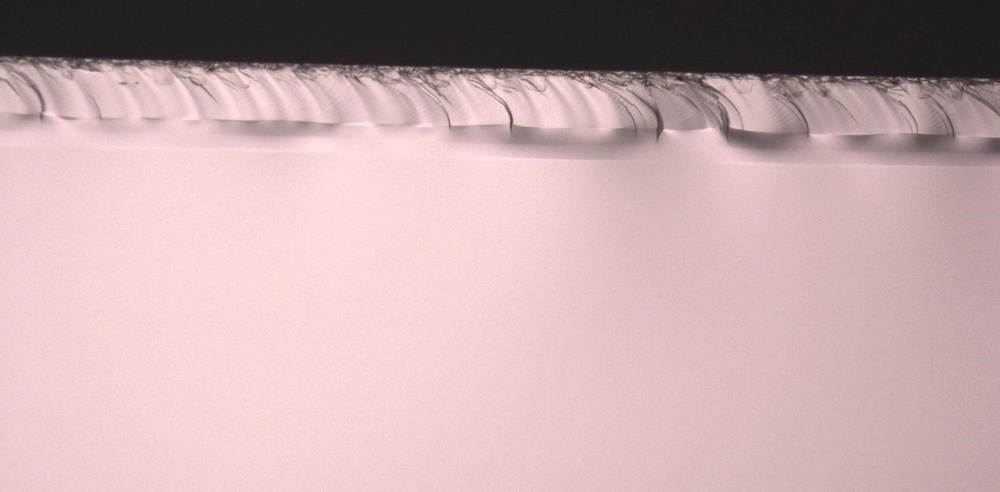
%> input picture 3.jpg, 1000 x 492 px, shrunk from 1612 x 793 before the run
$ octave edge_width.m   (GNU Octave 9; MATLAB toolbox functions it lacks are replaced by stand-ins)
%> lines starting %> are read from the running program, lines starting %| are printed output that depends on the picture; in (x1, y1, x2, y2) boxes, pixels count from 0 and x2, y2 are one past the last pixel; in counts of white or black regions, pixels touching at a corner belong together; the program's own positions count from 1
I = imread('3.jpg');
%> I is the input picture: size 492x1000x3 uint8; mean R, G, B 198.2, 170.4, 171.7
I = rgb2gray(I);
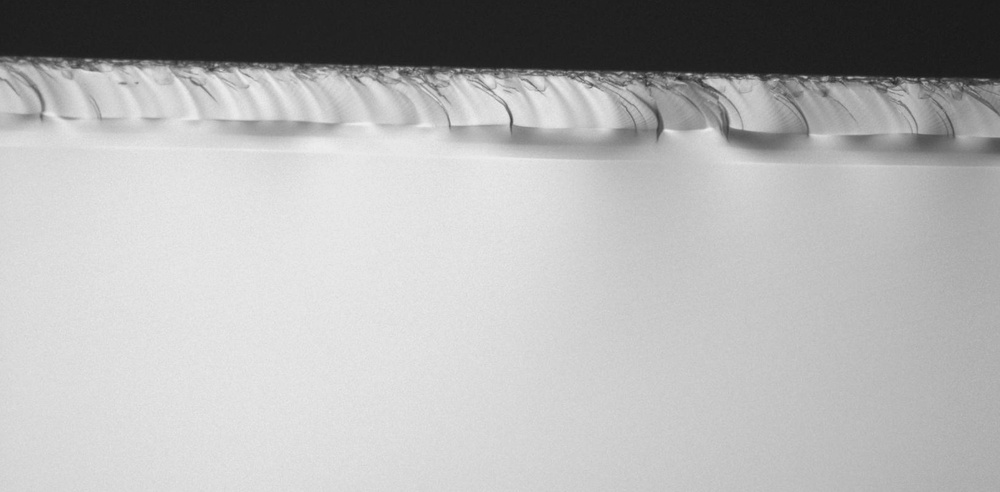
%> I: size 492x1000 uint8; min 24, max 239, mean 178.9
[~,threshold] = edge(I,'sobel');
%> threshold = 0.035
fudgeFactor = 0.5;
BWs = edge(I,'sobel',threshold * .5);
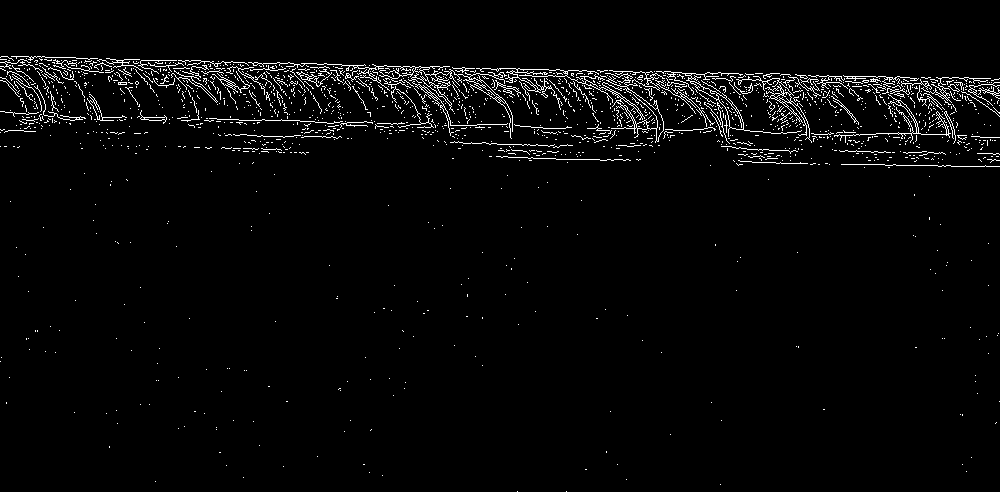
%> BWs: size 492x1000 logical; 2.9% white in thin lines or dots, all inside (x1, y1, x2, y2) = (0, 56, 1000, 492)
se90 = strel('line',10,90);
se0 = strel('line',3,0);
BWsdil = imdilate(BWs,[se90 se0]);
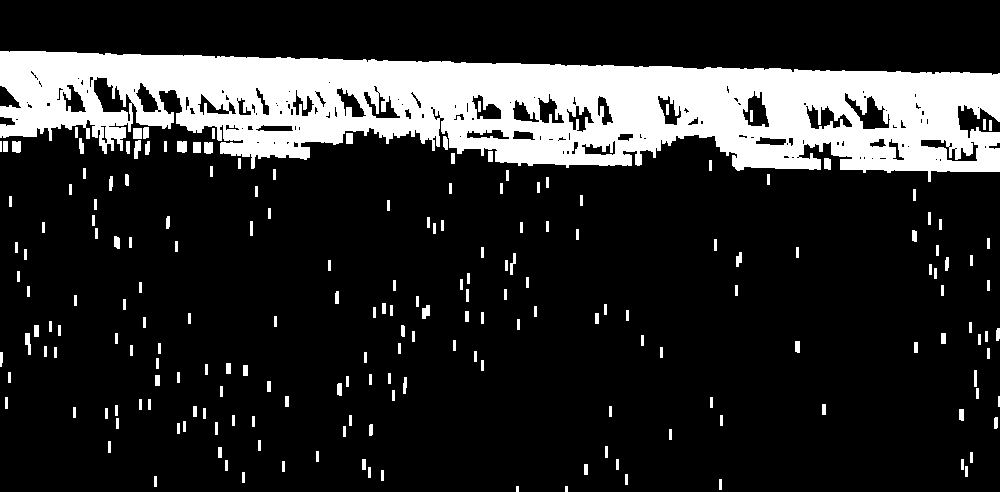
%> BWsdil: size 492x1000 logical; 17.5% white; 200 white regions (2 under 20 px), largest, box (x1, y1, x2, y2) and area: (0, 51, 1000, 182) 77966, (177, 141, 187, 153) 112, (204, 142, 213, 154) 103
BWdfill = imfill(BWsdil,'holes');
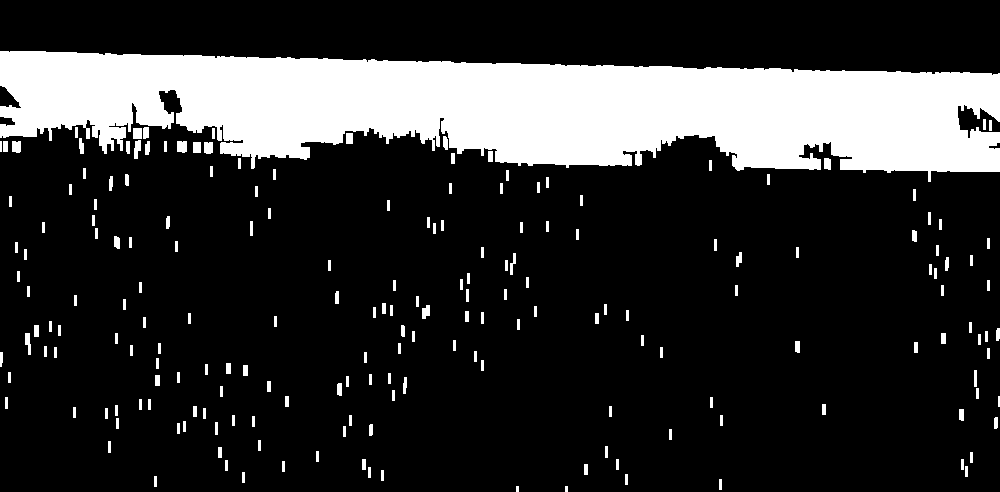
%> BWdfill: size 492x1000 logical; 19.2% white; 197 white regions (2 under 20 px), largest, box (x1, y1, x2, y2) and area: (0, 51, 1000, 182) 86763, (177, 141, 187, 153) 112, (204, 142, 213, 154) 103
BWdfill = bwareafilt(BWdfill,1);
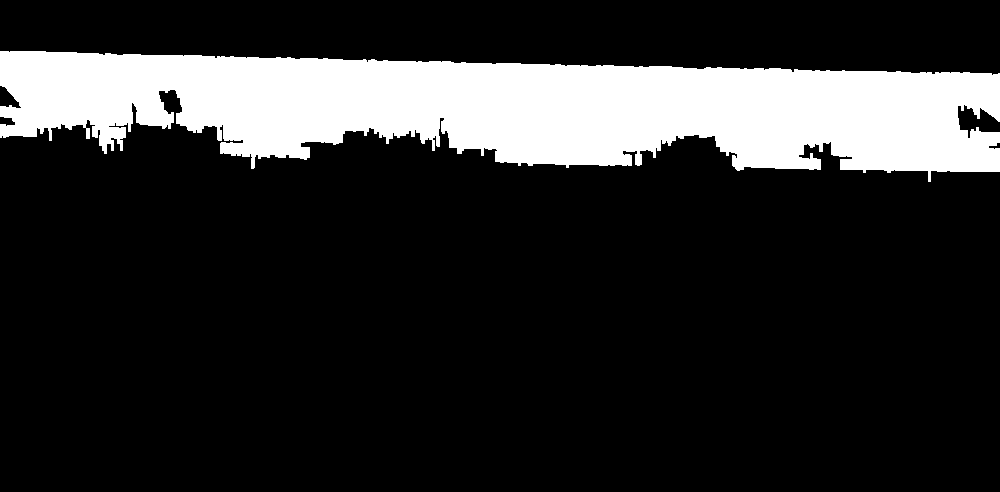
%> BWdfill: size 492x1000 logical; 17.6% white; 1 white region, box (x1, y1, x2, y2) and area: (0, 51, 1000, 182) 86763

seD = strel('diamond',1);
BWfinal = imerode(BWdfill,seD);
%> BWfinal: size 492x1000 logical; 16.9% white; 3 white regions (2 under 20 px), largest, box (x1, y1, x2, y2) and area: (0, 52, 1000, 181) 83326
BWfinal = imerode(BWfinal,seD);
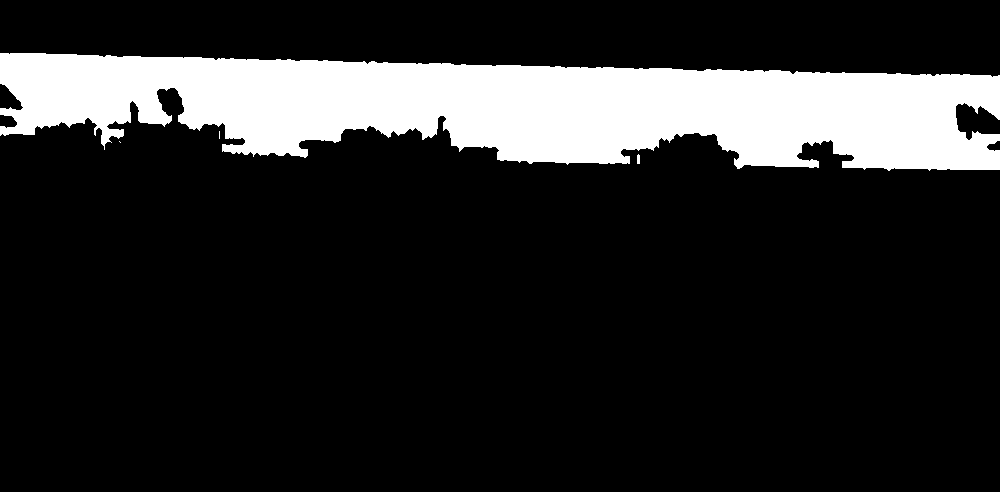
%> BWfinal: size 492x1000 logical; 16.3% white; 4 white regions (2 under 20 px), largest, box (x1, y1, x2, y2) and area: (0, 53, 1000, 171) 80184, (637, 154, 640, 164) 28
imshow(I)
hold on;
top_line = [];
bottom_line = [];
for K = 1 : size(BWfinal,2)
  thiscolumn = BWfinal(:,K,:);
  first_non_zero_row_pos = find(thiscolumn,1,'first');% first non zero element
  last_non_zero_row_pos = find(thiscolumn,1,'last');% last non zero element
  top_line = [top_line; first_non_zero_row_pos];
  bottom_line = [bottom_line; last_non_zero_row_pos];
 % plot(K, last_non_zero_row_pos, 'y*', 'LineWidth', 1, 'MarkerSize', 1);
  %plot(K, row_median, 'b*', 'LineWidth', 1, 'MarkerSize', 1);
end
%> this loop made 1000 passes
%> (first_non_zero_row_pos, last_non_zero_row_pos) on passes 16 to 18: (54, 134), (54, 134), (54, 134)
%> after the loop, bottom_line = 1000 values, max 171 at index 889, min 88 at index 173, mean 147.9; top_line = 1000 values, max 78 at index 993, min 54 at index 1, mean 65.78
top_line = transpose(top_line)
bottom_line = transpose(bottom_line)
x_coords = [1:1:size(BWfinal,2)];
%> x_coords = 1000 values from 1 to 1000
p1 = polyfit(x_coords, top_line,1);
%> p1 = [0.0231 54.24]
f1 = polyval(p1,x_coords);
%> f1 = 1000 values from 54.26 to 77.3
p2 = polyfit(x_coords, bottom_line,1);
%> p2 = [0.0453 125.3]
f2 = polyval(p2,x_coords);
%> f2 = 1000 values from 125.3 to 170.5
plot(x_coords, f1,'r*', 'LineWidth', 1, 'MarkerSize', 2);
plot(x_coords, f2,'b*', 'LineWidth', 1, 'MarkerSize', 2);
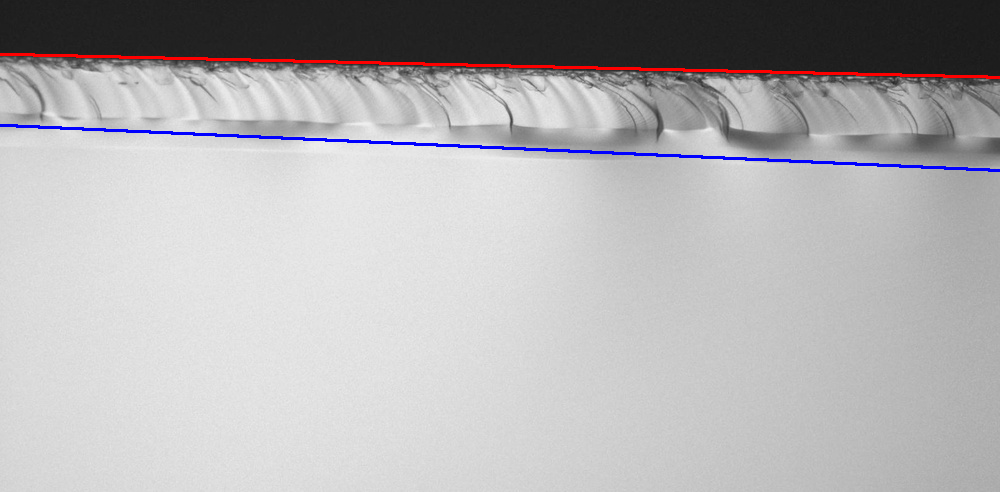
%> figure redrawn from the program's plot data

$ run again, with 1.jpg copied over 3.jpg
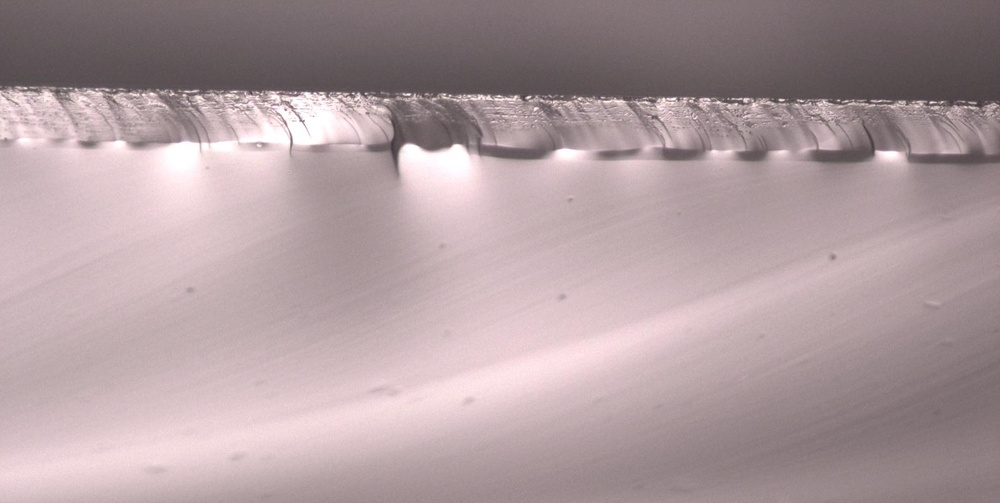
%> input picture 1.jpg, 1000 x 503 px, shrunk from 1613 x 811 before the run
%> I is the input picture: size 503x1000x3 uint8; mean R, G, B 174.5, 155.9, 158.9
%> I: size 503x1000 uint8
%> threshold = 0.0428
%> `BWs = edge(I,'sobel',threshold * .5);`:
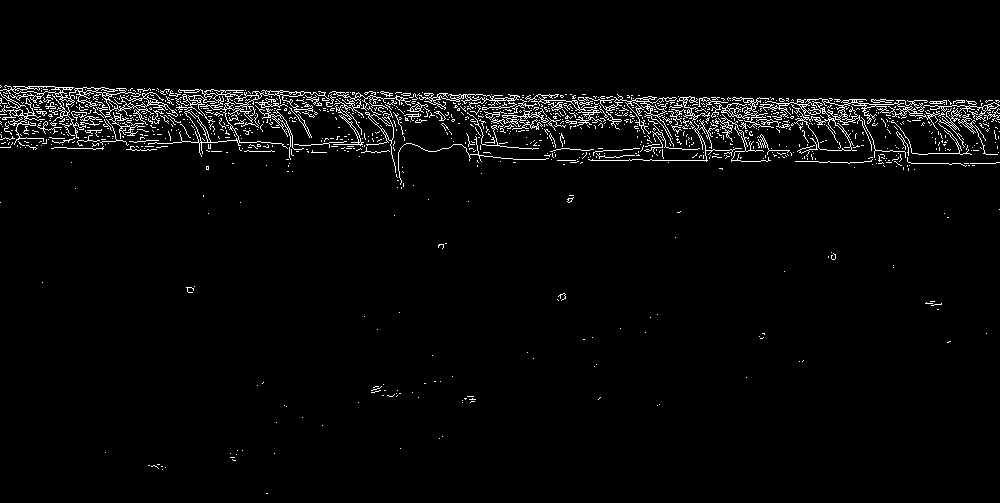
%> BWs: size 503x1000 logical; 3.1% white in thin lines or dots, all inside (x1, y1, x2, y2) = (0, 85, 1000, 494)
%> BWsdil: size 503x1000 logical; 14.4% white; 70 white regions, largest, box (x1, y1, x2, y2) and area: (0, 80, 1000, 194) 67828, (370, 379, 402, 402) 475, (924, 296, 943, 315) 260
%> the loop `for K = 1 : size(BWfinal,2)` made 1000 passes
%> (first_non_zero_row_pos, last_non_zero_row_pos) on passes 16 to 18: (84, 148), (84, 149), (84, 150)
%> after the loop `for K = 1 : size(BWfinal,2)`: bottom_line = 1000 values, max 191 at index 403, min 143 at index 49, mean 158.6; top_line = 1000 values, max 105 at index 979, min 83 at index 1, mean 92.21
%> p1 = [0.0154 84.51]
%> f1 = 1000 values from 84.52 to 99.9
%> p2 = [0.0215 147.9]
%> f2 = 1000 values from 147.9 to 169.4
%> `plot(x_coords, f2,'b*', 'LineWidth', 1, 'MarkerSize', 2);`:
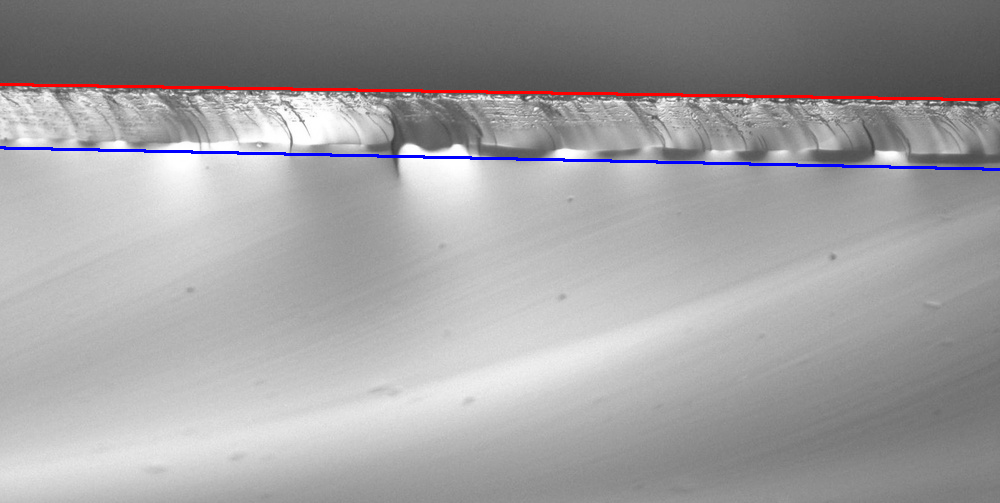
%> figure redrawn from the program's plot data

$ run again, with 2.jpg copied over 3.jpg
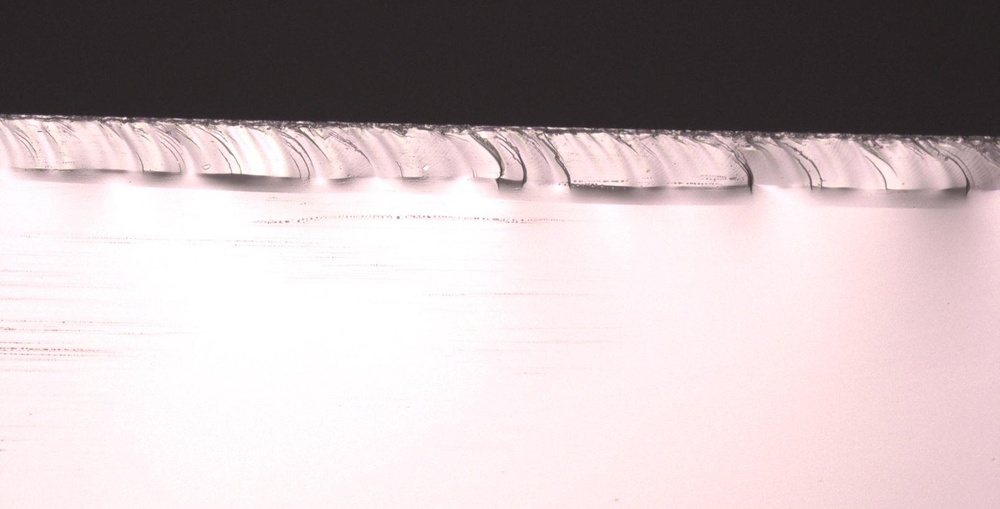
%> input picture 2.jpg, 1000 x 509 px, shrunk from 1607 x 818 before the run
%> I is the input picture: size 509x1000x3 uint8; mean R, G, B 195, 182.3, 184.4
%> I: size 509x1000 uint8
%> threshold = 0.0468
%> `BWs = edge(I,'sobel',threshold * .5);`:
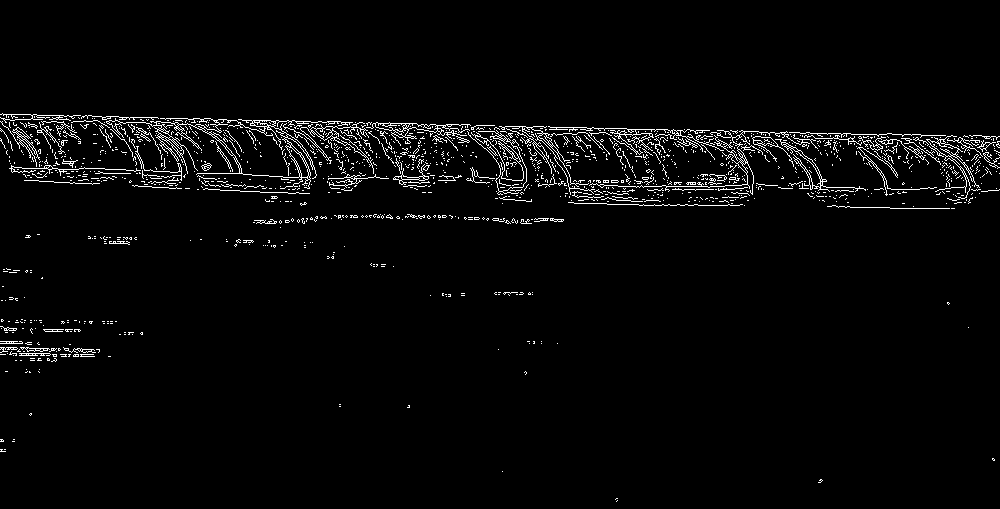
%> BWs: size 509x1000 logical; 3% white in thin lines or dots, all inside (x1, y1, x2, y2) = (0, 113, 1000, 502)
%> BWsdil: size 509x1000 logical; 16.3% white; 65 white regions, largest, box (x1, y1, x2, y2) and area: (0, 108, 1000, 214) 69621, (0, 314, 101, 378) 3770, (491, 213, 565, 229) 1013
%> the loop `for K = 1 : size(BWfinal,2)` made 1000 passes
%> (first_non_zero_row_pos, last_non_zero_row_pos) on passes 13 to 15: (112, 176), (112, 176), (112, 175)
%> after the loop `for K = 1 : size(BWfinal,2)`: bottom_line = 1000 values, max 212 at index 890, min 145 at index 1, mean 195.3; top_line = 1000 values, max 135 at index 959, min 111 at index 2, mean 123.3
%> p1 = [0.0228 111.9]
%> f1 = 1000 values from 111.9 to 134.7
%> p2 = [0.0291 180.7]
%> f2 = 1000 values from 180.7 to 209.8
%> `plot(x_coords, f2,'b*', 'LineWidth', 1, 'MarkerSize', 2);`:
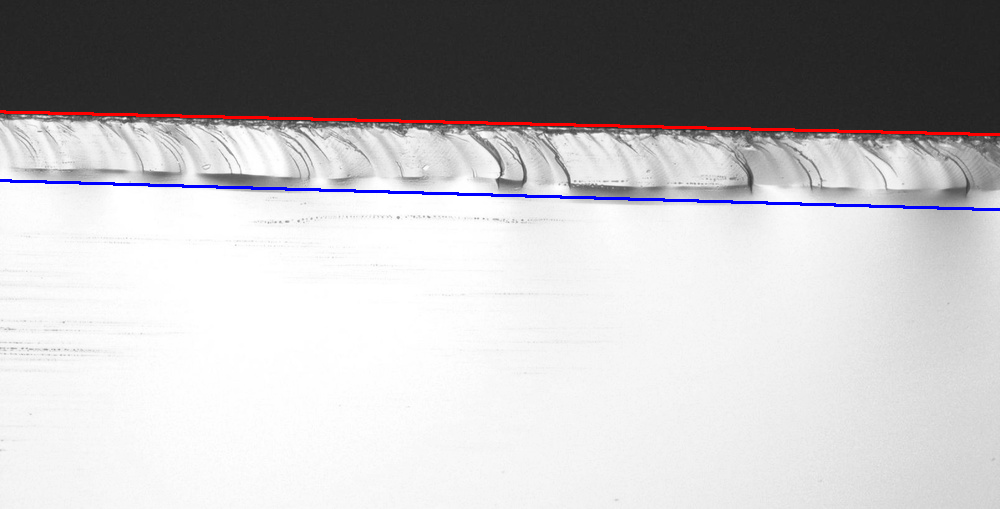
%> figure redrawn from the program's plot data
